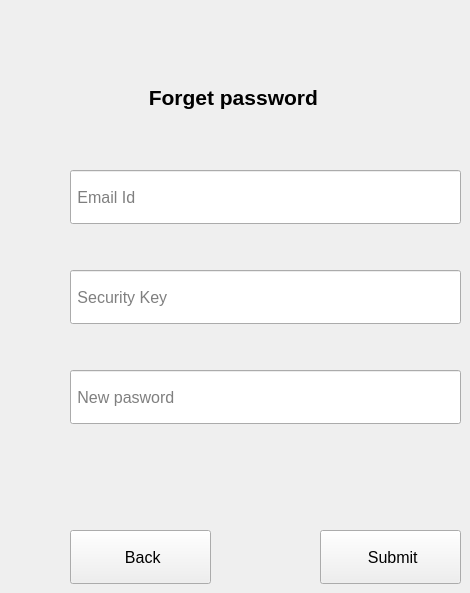
              <widget class="QWidget" name="page_2">
               <widget class="QLineEdit" name="lineEdit_9">
                <property name="geometry">
                 <rect>
                  <x>70</x>
                  <y>170</y>
                  <width>391</width>
                  <height>54</height>
                 </rect>
                </property>
                <property name="minimumSize">
                 <size>
                  <width>94</width>
                  <height>54</height>
                 </size>
                </property>
                <property name="font">
                 <font>
                  <pointsize>12</pointsize>
                 </font>
                </property>
                <property name="placeholderText">
                 <string> Email Id</string>
                </property>
               </widget>
               <widget class="QLineEdit" name="lineEdit_10">
                <property name="geometry">
                 <rect>
                  <x>70</x>
                  <y>270</y>
                  <width>391</width>
                  <height>54</height>
                 </rect>
                </property>
                <property name="minimumSize">
                 <size>
                  <width>94</width>
                  <height>54</height>
                 </size>
                </property>
                <property name="font">
                 <font>
                  <pointsize>12</pointsize>
                 </font>
                </property>
                <property name="placeholderText">
                 <string> Security Key</string>
                </property>
               </widget>
               <widget class="QLineEdit" name="lineEdit_11">
                <property name="geometry">
                 <rect>
                  <x>70</x>
                  <y>370</y>
                  <width>391</width>
                  <height>54</height>
                 </rect>
                </property>
                <property name="minimumSize">
                 <size>
                  <width>94</width>
                  <height>54</height>
                 </size>
                </property>
                <property name="font">
                 <font>
                  <pointsize>12</pointsize>
                 </font>
                </property>
                <property name="placeholderText">
                 <string> New pasword</string>
                </property>
               </widget>
               <widget class="QPushButton" name="pushButton_6">
                <property name="geometry">
                 <rect>
                  <x>320</x>
                  <y>530</y>
                  <width>141</width>
                  <height>54</height>
                 </rect>
                </property>
                <property name="minimumSize">
                 <size>
                  <width>94</width>
                  <height>54</height>
                 </size>
                </property>
                <property name="font">
                 <font>
                  <pointsize>12</pointsize>
                 </font>
                </property>
                <property name="text">
                 <string> Submit</string>
                </property>
               </widget>
               <widget class="QPushButton" name="pushButton_7">
                <property name="geometry">
                 <rect>
                  <x>70</x>
                  <y>530</y>
                  <width>141</width>
                  <height>54</height>
                 </rect>
                </property>
                <property name="minimumSize">
                 <size>
                  <width>94</width>
                  <height>54</height>
                 </size>
                </property>
                <property name="font">
                 <font>
                  <pointsize>12</pointsize>
                 </font>
                </property>
                <property name="text">
                 <string> Back</string>
                </property>
               </widget>
               <widget class="QLabel" name="label_6">
                <property name="geometry">
                 <rect>
                  <x>143</x>
                  <y>70</y>
                  <width>241</width>
                  <height>54</height>
                 </rect>
                </property>
                <property name="minimumSize">
                 <size>
                  <width>94</width>
                  <height>54</height>
                 </size>
                </property>
                <property name="font">
                 <font>
                  <pointsize>16</pointsize>
                  <weight>75</weight>
                  <bold>true</bold>
                 </font>
                </property>
                <property name="text">
                 <string> Forget password</string>
                </property>
               </widget>
              </widget>
